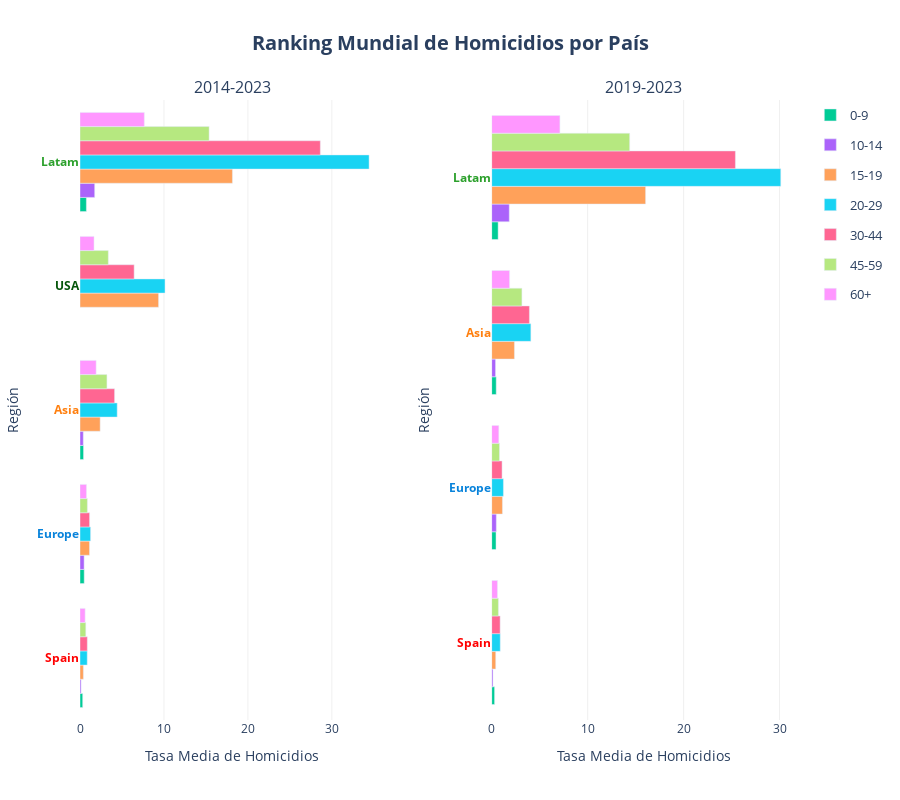

The notebook cell this image was saved under:
### Code cell
# TODO: personalizar hover para que salga la categoría de Age en las etiquetas

barplot(
    df = df_ranking_combined['region'], 
    x='mean_homicides_rate', 
    y='Region_2', 
    height=800,
    reverse_y_order=False,
    orientation='h', 
    color='Age', 
    facet_col='Periodo',
    cols_wrap=2, 
    vertical_spacing = 0.01,
    barmode='group',
    yticks_color_column='Region_2',
    yticks_color_map=COLOR_MAP['Region_2'],
    color_discrete_map=COLOR_MAP['Sex'], 
    hover_data=HOVER_DATA['ranking_region'], 
    labels=LABELS['ranking'],
    hovertemplate=HOVER_TEMPLATES['ranking_region'],
    title=f"Ranking Mundial de Homicidios por País",
    plot_save_path=os.path.join(PROJECT_PATH, 'plots', PLOT_FILENAME['ranking_region']), 
    show=True
    )

### Figure 1 — Plotly figure (JSON) as saved in the notebook; plotly's stock layout.template omitted (floating-point values rounded to 4 significant figures)
{"data": [{"alignmentgroup": "True", "cliponaxis": false, "hovertemplate": "<b style='font-size: 14px'>%{y}</b><br><br><b>Tasa Media de Homicidios:</b> %{x:.2f}<br><extra></extra>", "legendgroup": "0-9", "marker": {"color": "#00cc96", "pattern": {"shape": ""}}, "name": "0-9", "offsetgroup": "0-9", "orientation": "h", "showlegend": true, "textangle": 0, "textfont": {"size": 12}, "textposition": "outside", "type": "bar", "x": [0.42, 0.5, 0.76, 0.32], "xaxis": "x", "y": ["Asia", "Europe", "Latam", "Spain"], "yaxis": "y"}, {"alignmentgroup": "True", "cliponaxis": false, "hovertemplate": "<b style='font-size: 14px'>%{y}</b><br><br><b>Tasa Media de Homicidios:</b> %{x:.2f}<br><extra></extra>", "legendgroup": "10-14", "marker": {"color": "#ab63fa", "pattern": {"shape": ""}}, "name": "10-14", "offsetgroup": "10-14", "orientation": "h", "showlegend": true, "textangle": 0, "textfont": {"size": 12}, "textposition": "outside", "type": "bar", "x": [0.39, 0.49, 1.75, 0.13], "xaxis": "x", "y": ["Asia", "Europe", "Latam", "Spain"], "yaxis": "y"}, {"alignmentgroup": "True", "cliponaxis": false, "hovertemplate": "<b style='font-size: 14px'>%{y}</b><br><br><b>Tasa Media de Homicidios:</b> %{x:.2f}<br><extra></extra>", "legendgroup": "15-19", "marker": {"color": "#FFA15A", "pattern": {"shape": ""}}, "name": "15-19", "offsetgroup": "15-19", "orientation": "h", "showlegend": true, "textangle": 0, "textfont": {"size": 12}, "textposition": "outside", "type": "bar", "x": [2.4, 1.13, 18.16, 0.4, 9.36], "xaxis": "x", "y": ["Asia", "Europe", "Latam", "Spain", "USA"], "yaxis": "y"}, {"alignmentgroup": "True", "cliponaxis": false, "hovertemplate": "<b style='font-size: 14px'>%{y}</b><br><br><b>Tasa Media de Homicidios:</b> %{x:.2f}<br><extra></extra>", "legendgroup": "20-29", "marker": {"color": "#19d3f3", "pattern": {"shape": ""}}, "name": "20-29", "offsetgroup": "20-29", "orientation": "h", "showlegend": true, "textangle": 0, "textfont": {"size": 12}, "textposition": "outside", "type": "bar", "x": [4.43, 1.26, 34.44, 0.86, 10.13], "xaxis": "x", "y": ["Asia", "Europe", "Latam", "Spain", "USA"], "yaxis": "y"}, {"alignmentgroup": "True", "cliponaxis": false, "hovertemplate": "<b style='font-size: 14px'>%{y}</b><br><br><b>Tasa Media de Homicidios:</b> %{x:.2f}<br><extra></extra>", "legendgroup": "30-44", "marker": {"color": "#FF6692", "pattern": {"shape": ""}}, "name": "30-44", "offsetgroup": "30-44", "orientation": "h", "showlegend": true, "textangle": 0, "textfont": {"size": 12}, "textposition": "outside", "type": "bar", "x": [4.12, 1.14, 28.63, 0.87, 6.45], "xaxis": "x", "y": ["Asia", "Europe", "Latam", "Spain", "USA"], "yaxis": "y"}, {"alignmentgroup": "True", "cliponaxis": false, "hovertemplate": "<b style='font-size: 14px'>%{y}</b><br><br><b>Tasa Media de Homicidios:</b> %{x:.2f}<br><extra></extra>", "legendgroup": "45-59", "marker": {"color": "#B6E880", "pattern": {"shape": ""}}, "name": "45-59", "offsetgroup": "45-59", "orientation": "h", "showlegend": true, "textangle": 0, "textfont": {"size": 12}, "textposition": "outside", "type": "bar", "x": [3.21, 0.88, 15.38, 0.69, 3.37], "xaxis": "x", "y": ["Asia", "Europe", "Latam", "Spain", "USA"], "yaxis": "y"}, {"alignmentgroup": "True", "cliponaxis": false, "hovertemplate": "<b style='font-size: 14px'>%{y}</b><br><br><b>Tasa Media de Homicidios:</b> %{x:.2f}<br><extra></extra>", "legendgroup": "60+", "marker": {"color": "#FF97FF", "pattern": {"shape": ""}}, "name": "60+", "offsetgroup": "60+", "orientation": "h", "showlegend": true, "textangle": 0, "textfont": {"size": 12}, "textposition": "outside", "type": "bar", "x": [1.92, 0.77, 7.66, 0.61, 1.67], "xaxis": "x", "y": ["Asia", "Europe", "Latam", "Spain", "USA"], "yaxis": "y"}, {"alignmentgroup": "True", "cliponaxis": false, "hovertemplate": "<b style='font-size: 14px'>%{y}</b><br><br><b>Tasa Media de Homicidios:</b> %{x:.2f}<br><extra></extra>", "legendgroup": "0-9", "marker": {"color": "#00cc96", "pattern": {"shape": ""}}, "name": "0-9", "offsetgroup": "0-9", "orientation": "h", "showlegend": false, "textangle": 0, "textfont": {"size": 12}, "textposition": "outside", "type": "bar", "x": [0.47, 0.45, 0.67, 0.3], "xaxis": "x2", "y": ["Asia", "Europe", "Latam", "Spain"], "yaxis": "y2"}, {"alignmentgroup": "True", "cliponaxis": false, "hovertemplate": "<b style='font-size: 14px'>%{y}</b><br><br><b>Tasa Media de Homicidios:</b> %{x:.2f}<br><extra></extra>", "legendgroup": "10-14", "marker": {"color": "#ab63fa", "pattern": {"shape": ""}}, "name": "10-14", "offsetgroup": "10-14", "orientation": "h", "showlegend": false, "textangle": 0, "textfont": {"size": 12}, "textposition": "outside", "type": "bar", "x": [0.4, 0.48, 1.83, 0.13], "xaxis": "x2", "y": ["Asia", "Europe", "Latam", "Spain"], "yaxis": "y2"}, {"alignmentgroup": "True", "cliponaxis": false, "hovertemplate": "<b style='font-size: 14px'>%{y}</b><br><br><b>Tasa Media de Homicidios:</b> %{x:.2f}<br><extra></extra>", "legendgroup": "15-19", "marker": {"color": "#FFA15A", "pattern": {"shape": ""}}, "name": "15-19", "offsetgroup": "15-19", "orientation": "h", "showlegend": false, "textangle": 0, "textfont": {"size": 12}, "textposition": "outside", "type": "bar", "x": [2.37, 1.12, 16.04, 0.42], "xaxis": "x2", "y": ["Asia", "Europe", "Latam", "Spain"], "yaxis": "y2"}, {"alignmentgroup": "True", "cliponaxis": false, "hovertemplate": "<b style='font-size: 14px'>%{y}</b><br><br><b>Tasa Media de Homicidios:</b> %{x:.2f}<br><extra></extra>", "legendgroup": "20-29", "marker": {"color": "#19d3f3", "pattern": {"shape": ""}}, "name": "20-29", "offsetgroup": "20-29", "orientation": "h", "showlegend": false, "textangle": 0, "textfont": {"size": 12}, "textposition": "outside", "type": "bar", "x": [4.08, 1.22, 30.13, 0.89], "xaxis": "x2", "y": ["Asia", "Europe", "Latam", "Spain"], "yaxis": "y2"}, {"alignmentgroup": "True", "cliponaxis": false, "hovertemplate": "<b style='font-size: 14px'>%{y}</b><br><br><b>Tasa Media de Homicidios:</b> %{x:.2f}<br><extra></extra>", "legendgroup": "30-44", "marker": {"color": "#FF6692", "pattern": {"shape": ""}}, "name": "30-44", "offsetgroup": "30-44", "orientation": "h", "showlegend": false, "textangle": 0, "textfont": {"size": 12}, "textposition": "outside", "type": "bar", "x": [3.93, 1.08, 25.4, 0.88], "xaxis": "x2", "y": ["Asia", "Europe", "Latam", "Spain"], "yaxis": "y2"}, {"alignmentgroup": "True", "cliponaxis": false, "hovertemplate": "<b style='font-size: 14px'>%{y}</b><br><br><b>Tasa Media de Homicidios:</b> %{x:.2f}<br><extra></extra>", "legendgroup": "45-59", "marker": {"color": "#B6E880", "pattern": {"shape": ""}}, "name": "45-59", "offsetgroup": "45-59", "orientation": "h", "showlegend": false, "textangle": 0, "textfont": {"size": 12}, "textposition": "outside", "type": "bar", "x": [3.15, 0.81, 14.38, 0.7], "xaxis": "x2", "y": ["Asia", "Europe", "Latam", "Spain"], "yaxis": "y2"}, {"alignmentgroup": "True", "cliponaxis": false, "hovertemplate": "<b style='font-size: 14px'>%{y}</b><br><br><b>Tasa Media de Homicidios:</b> %{x:.2f}<br><extra></extra>", "legendgroup": "60+", "marker": {"color": "#FF97FF", "pattern": {"shape": ""}}, "name": "60+", "offsetgroup": "60+", "orientation": "h", "showlegend": false, "textangle": 0, "textfont": {"size": 12}, "textposition": "outside", "type": "bar", "x": [1.86, 0.74, 7.11, 0.6], "xaxis": "x2", "y": ["Asia", "Europe", "Latam", "Spain"], "yaxis": "y2"}], "layout": {"annotations": [{"font": {"size": 16}, "showarrow": false, "text": "2014-2023", "x": 0.2125, "xanchor": "center", "xref": "paper", "y": 1, "yanchor": "bottom", "yref": "paper"}, {"font": {"size": 16}, "showarrow": false, "text": "2019-2023", "x": 0.7875, "xanchor": "center", "xref": "paper", "y": 1, "yanchor": "bottom", "yref": "paper"}], "barmode": "group", "height": 800, "legend": {"font": {"size": 13}, "title": {"font": {"size": 15}}}, "plot_bgcolor": "white", "title": {"font": {"size": 20}, "text": "<b>Ranking Mundial de Homicidios por País</b>", "x": 0.5, "xanchor": "center"}, "xaxis": {"anchor": "y", "domain": [0, 0.425], "gridcolor": "#f0f0f0", "showgrid": true, "tickfont": {"size": 12}, "title": {"font": {"size": 14}, "text": "Tasa Media de Homicidios"}}, "xaxis2": {"anchor": "y2", "domain": [0.575, 1], "gridcolor": "#f0f0f0", "showgrid": true, "tickfont": {"size": 12}, "title": {"font": {"size": 14}, "text": "Tasa Media de Homicidios"}}, "yaxis": {"anchor": "x", "automargin": true, "categoryarray": ["Spain", "Europe", "Asia", "USA", "Latam"], "categoryorder": "array", "domain": [0, 1], "showgrid": false, "tickfont": {"size": 12}, "tickmode": "array", "ticktext": ["<span style='color:#FF0000; font-weight:bold'>Spain</span>", "<span style='color:#0883db; font-weight:bold'>Europe</span>", "<span style='color:#ff7f0e; font-weight:bold'>Asia</span>", "<span style='color:#055509; font-weight:bold'>USA</span>", "<span style='color:#2ca02c; font-weight:bold'>Latam</span>"], "tickvals": ["Spain", "Europe", "Asia", "USA", "Latam"], "title": {"font": {"size": 14}, "text": "Región"}, "type": "category"}, "yaxis2": {"anchor": "x2", "automargin": true, "categoryarray": ["Spain", "Europe", "Asia", "Latam"], "categoryorder": "array", "domain": [0, 1], "showgrid": false, "tickfont": {"size": 12}, "tickmode": "array", "ticktext": ["<span style='color:#FF0000; font-weight:bold'>Spain</span>", "<span style='color:#0883db; font-weight:bold'>Europe</span>", "<span style='color:#ff7f0e; font-weight:bold'>Asia</span>", "<span style='color:#2ca02c; font-weight:bold'>Latam</span>"], "tickvals": ["Spain", "Europe", "Asia", "Latam"], "title": {"font": {"size": 14}, "text": "Región"}, "type": "category"}}}
